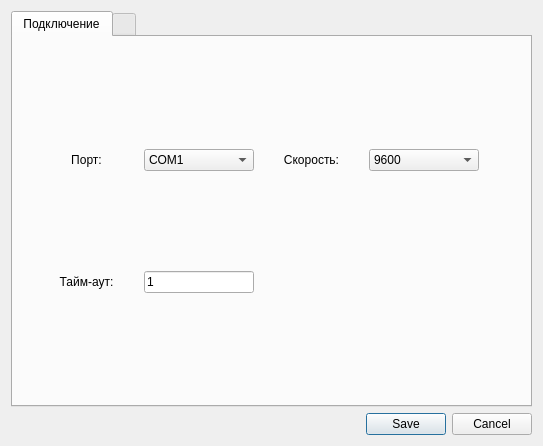
<?xml version="1.0" encoding="UTF-8"?>
<ui version="4.0">
 <class>Dialog</class>
 <widget class="QDialog" name="Dialog">
  <property name="geometry">
   <rect>
    <x>0</x>
    <y>0</y>
    <width>543</width>
    <height>446</height>
   </rect>
  </property>
  <property name="windowTitle">
   <string>Dialog</string>
  </property>
  <layout class="QGridLayout" name="gridLayout">
   <item row="1" column="0">
    <widget class="QDialogButtonBox" name="buttonBox">
     <property name="orientation">
      <enum>Qt::Horizontal</enum>
     </property>
     <property name="standardButtons">
      <set>QDialogButtonBox::Cancel|QDialogButtonBox::Save</set>
     </property>
    </widget>
   </item>
   <item row="0" column="0">
    <widget class="QTabWidget" name="tabWidget">
     <property name="currentIndex">
      <number>0</number>
     </property>
     <widget class="QWidget" name="tab">
      <attribute name="title">
       <string>Подключение</string>
      </attribute>
      <layout class="QHBoxLayout" name="horizontalLayout">
       <item>
        <widget class="QGroupBox" name="groupBox">
         <property name="styleSheet">
          <string notr="true">QGroupBox {border: none;}</string>
         </property>
         <property name="title">
          <string/>
         </property>
         <layout class="QGridLayout" name="gridLayout_2" columnstretch="1,1,1,1" columnminimumwidth="0,0,0,0">
          <property name="rightMargin">
           <number>42</number>
          </property>
          <property name="horizontalSpacing">
           <number>2</number>
          </property>
          <item row="1" column="0">
           <widget class="QLabel" name="label_2">
            <property name="text">
             <string>Тайм-аут:</string>
            </property>
            <property name="alignment">
             <set>Qt::AlignCenter</set>
            </property>
           </widget>
          </item>
          <item row="0" column="2">
           <widget class="QLabel" name="label_3">
            <property name="text">
             <string>Скорость:</string>
            </property>
            <property name="alignment">
             <set>Qt::AlignCenter</set>
            </property>
           </widget>
          </item>
          <item row="0" column="1">
           <widget class="QComboBox" name="comboBox">
            <item>
             <property name="text">
              <string>COM1</string>
             </property>
            </item>
            <item>
             <property name="text">
              <string>COM2</string>
             </property>
            </item>
            <item>
             <property name="text">
              <string>COM3</string>
             </property>
            </item>
            <item>
             <property name="text">
              <string>COM4</string>
             </property>
            </item>
            <item>
             <property name="text">
              <string>COM5</string>
             </property>
            </item>
           </widget>
          </item>
          <item row="0" column="3">
           <widget class="QComboBox" name="comboBox_2">
            <item>
             <property name="text">
              <string>9600</string>
             </property>
            </item>
            <item>
             <property name="text">
              <string>14400</string>
             </property>
            </item>
            <item>
             <property name="text">
              <string>19200</string>
             </property>
            </item>
            <item>
             <property name="text">
              <string>28800</string>
             </property>
            </item>
            <item>
             <property name="text">
              <string>38400</string>
             </property>
            </item>
            <item>
             <property name="text">
              <string>56000</string>
             </property>
            </item>
            <item>
             <property name="text">
              <string>57600</string>
             </property>
            </item>
            <item>
             <property name="text">
              <string>76800</string>
             </property>
            </item>
            <item>
             <property name="text">
              <string>111112</string>
             </property>
            </item>
            <item>
             <property name="text">
              <string>115200</string>
             </property>
            </item>
            <item>
             <property name="text">
              <string>128000</string>
             </property>
            </item>
            <item>
             <property name="text">
              <string>230400</string>
             </property>
            </item>
            <item>
             <property name="text">
              <string>250000</string>
             </property>
            </item>
            <item>
             <property name="text">
              <string>256000</string>
             </property>
            </item>
            <item>
             <property name="text">
              <string>460800</string>
             </property>
            </item>
            <item>
             <property name="text">
              <string>500000</string>
             </property>
            </item>
            <item>
             <property name="text">
              <string>921600</string>
             </property>
            </item>
            <item>
             <property name="text">
              <string>1000000</string>
             </property>
            </item>
            <item>
             <property name="text">
              <string>1500000</string>
             </property>
            </item>
           </widget>
          </item>
          <item row="0" column="0">
           <widget class="QLabel" name="label">
            <property name="text">
             <string>Порт:</string>
            </property>
            <property name="alignment">
             <set>Qt::AlignCenter</set>
            </property>
           </widget>
          </item>
          <item row="1" column="1">
           <widget class="QLineEdit" name="lineEdit">
            <property name="text">
             <string>1</string>
            </property>
            <property name="alignment">
             <set>Qt::AlignLeading|Qt::AlignLeft|Qt::AlignVCenter</set>
            </property>
           </widget>
          </item>
          <item row="1" column="2">
           <spacer name="horizontalSpacer">
            <property name="orientation">
             <enum>Qt::Horizontal</enum>
            </property>
            <property name="sizeHint" stdset="0">
             <size>
              <width>40</width>
              <height>20</height>
             </size>
            </property>
           </spacer>
          </item>
          <item row="1" column="3">
           <spacer name="horizontalSpacer_2">
            <property name="orientation">
             <enum>Qt::Horizontal</enum>
            </property>
            <property name="sizeHint" stdset="0">
             <size>
              <width>40</width>
              <height>20</height>
             </size>
            </property>
           </spacer>
          </item>
         </layout>
        </widget>
       </item>
      </layout>
     </widget>
     <widget class="QWidget" name="tab_2">
      <attribute name="title">
       <string/>
      </attribute>
     </widget>
    </widget>
   </item>
  </layout>
 </widget>
 <resources/>
 <connections>
  <connection>
   <sender>buttonBox</sender>
   <signal>accepted()</signal>
   <receiver>Dialog</receiver>
   <slot>accept()</slot>
   <hints>
    <hint type="sourcelabel">
     <x>248</x>
     <y>254</y>
    </hint>
    <hint type="destinationlabel">
     <x>157</x>
     <y>274</y>
    </hint>
   </hints>
  </connection>
  <connection>
   <sender>buttonBox</sender>
   <signal>rejected()</signal>
   <receiver>Dialog</receiver>
   <slot>reject()</slot>
   <hints>
    <hint type="sourcelabel">
     <x>316</x>
     <y>260</y>
    </hint>
    <hint type="destinationlabel">
     <x>286</x>
     <y>274</y>
    </hint>
   </hints>
  </connection>
 </connections>
</ui>
